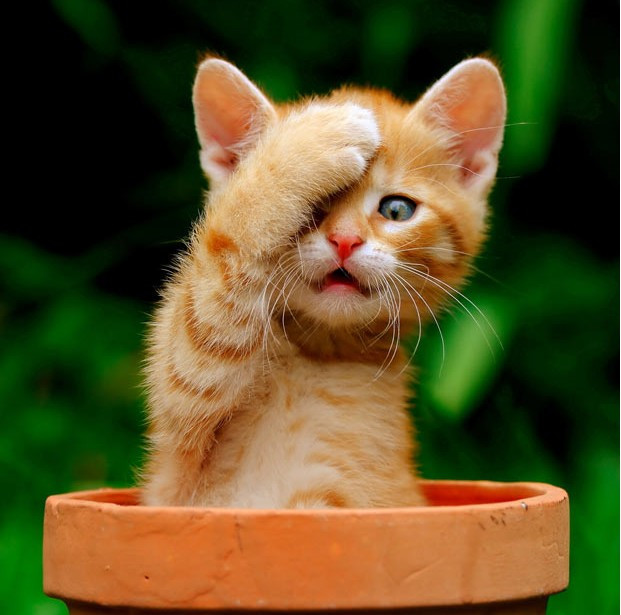
//> input picture test_opencv/data/img3.jpg, 621 x 615 px
$ ./testHistogram   (built with g++ and OpenCV 4)
//> lines starting //> are read from the running program, lines starting //| are printed output that depends on the picture
#include <iostream>
#include <opencv2/highgui/highgui.hpp>
#include <opencv2/imgproc/imgproc.hpp>

using namespace cv;
using namespace std;

int main(int argc, char** argv)
{
    Mat src,dst;
    src = imread("data/img3.jpg");
//> src is the input picture: 615 rows x 621 cols, CV_8UC3; mean B, G, R 38.9, 80.1, 90.7

    if (src.empty()) {
        cout << "Fuck : why not get a valid image" << endl;
        return -1;
    }

    /// 分割成3个单通道图像 ( R, G 和 B )
    vector<Mat> rgb_planes;
    split( src, rgb_planes );
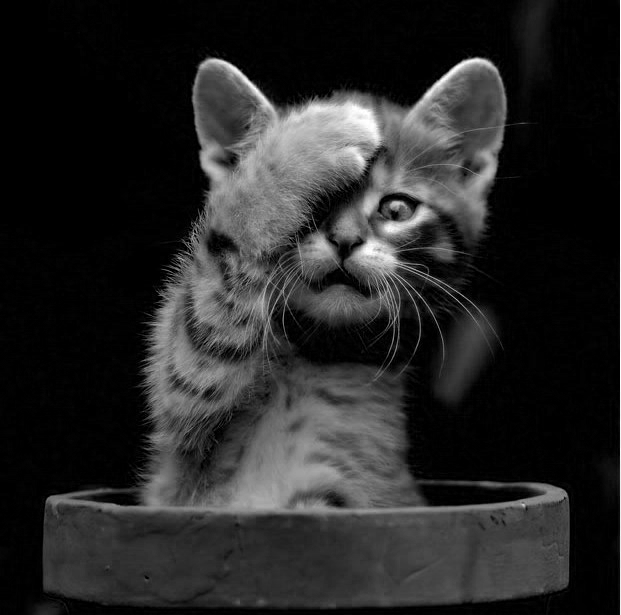
//> rgb_planes[0]: 615 rows x 621 cols, CV_8UC1; min 0, max 255, mean 38.9
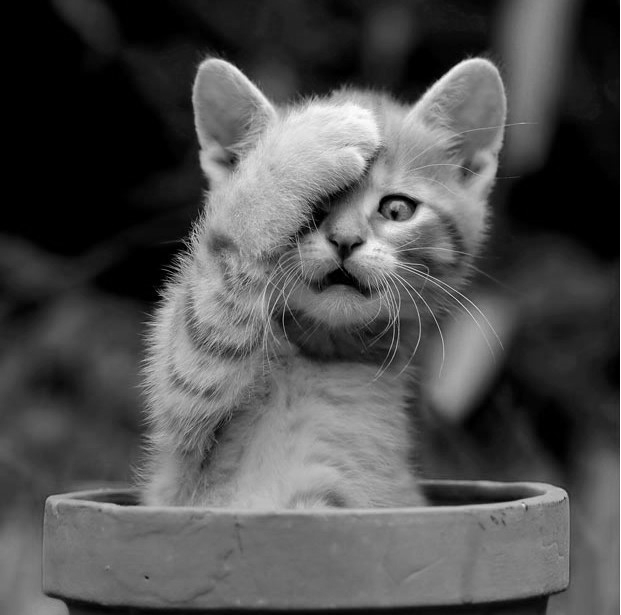
//> rgb_planes[1]: 615 rows x 621 cols, CV_8UC1; min 0, max 255, mean 80.1
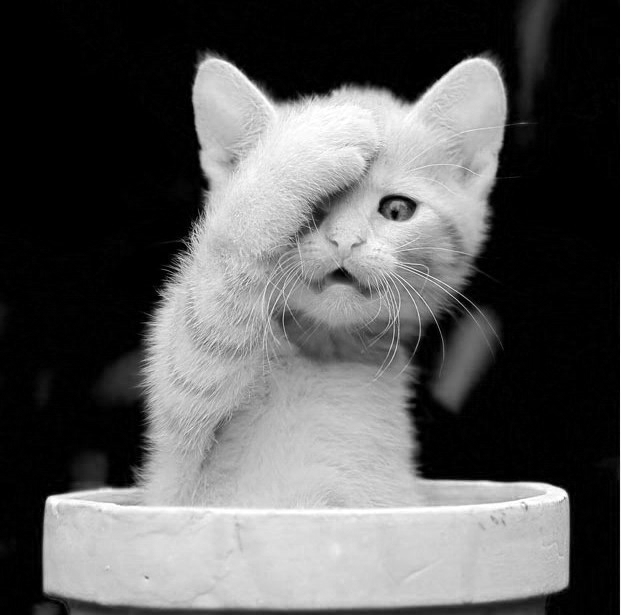
//> rgb_planes[2]: 615 rows x 621 cols, CV_8UC1; min 0, max 255, mean 90.7

    // 设定bin数目
    int histSize = 255;
    // 设定取值范围 ( R,G,B) )
    float range[] = { 0, 255 } ;
    const float* histRange = { range };

    bool uniform = true; bool accumulate = false;

    Mat r_hist, g_hist, b_hist;

    // 计算直方图:
    //! computes the joint dense histogram for a set of images.
    // CV_EXPORTS void calcHist( const Mat* images, int nimages,
    //                           const int* channels, InputArray mask,
    //                           OutputArray hist, int dims, const int* histSize,
    //                           const float** ranges, bool uniform=true, bool accumulate=false );
    //   1. **dims**: 需要统计的特征的数目， **dims = 1** 因为我们仅仅统计了灰度值(灰度图像)。
    //   2. **bins**: 每个特征空间 **子区段** 的数目，bins = 16
    //   3. **range**: 每个特征空间的取值范围， **range = [0,255]**
    /*
        &rgb_planes[0]: 输入数组(或数组集)
        1: 输入数组的个数 (这里我们使用了一个单通道图像，我们也可以输入数组集 )
        0: 需要统计的通道 (dim)索引 ，这里我们只是统计了灰度 (且每个数组都是单通道)所以只要写 0 就行了。
        Mat(): 掩码( 0 表示忽略该像素)， 如果未定义，则不使用掩码
        r_hist: 储存直方图的矩阵
        1: 直方图维数
        histSize: 每个维度的bin数目
        histRange: 每个维度的取值范围
        uniform 和 accumulate: bin大小相同，清楚直方图痕迹

    * */
    calcHist( &rgb_planes[0], 1, 0, Mat(), r_hist, 1, &histSize, &histRange, uniform, accumulate );
//> r_hist = 255 values, max 97094 at index 0, min 32 at index 242, mean 1497.3
    calcHist( &rgb_planes[1], 1, 0, Mat(), g_hist, 1, &histSize, &histRange, uniform, accumulate );
//> g_hist = 255 values, max 42338 at index 0, min 12 at index 251, mean 1496.2
    calcHist( &rgb_planes[2], 1, 0, Mat(), b_hist, 1, &histSize, &histRange, uniform, accumulate );
//> b_hist = 255 values, max 92135 at index 0, min 219 at index 68, mean 1494.9

    // 创建直方图画布
    int hist_w = 400;
    int hist_h = 400;
    int bin_w = cvRound( (double) hist_w/histSize );
    Mat histImage( hist_w, hist_h, CV_8UC3, Scalar( 0,0,0) );

    // 将直方图归一化到范围 [ 0, histImage.rows ]
    normalize(r_hist, r_hist, 0, histImage.rows, NORM_MINMAX, -1, Mat() );
//> r_hist = 255 values, max 400 at index 0, min 0 at index 242, mean 6.04
    normalize(g_hist, g_hist, 0, histImage.rows, NORM_MINMAX, -1, Mat() );
//> g_hist = 255 values, max 400 at index 0, min 0 at index 251, mean 14.03
    normalize(b_hist, b_hist, 0, histImage.rows, NORM_MINMAX, -1, Mat() );
//> b_hist = 255 values, max 400 at index 0, min 0 at index 68, mean 5.55

    ///  在直方图画布上画出直方图
    for( int i = 1; i < histSize; i++ )
    {
        line( histImage, Point( bin_w*(i-1), hist_h - cvRound(r_hist.at<float>(i-1)) ) ,
                        Point( bin_w*(i), hist_h - cvRound(r_hist.at<float>(i)) ),
                        Scalar( 0, 0, 255), 2, 8, 0  );
        line( histImage, Point( bin_w*(i-1), hist_h - cvRound(g_hist.at<float>(i-1)) ) ,
                        Point( bin_w*(i), hist_h - cvRound(g_hist.at<float>(i)) ),
                        Scalar( 0, 255, 0), 2, 8, 0  );
        line( histImage, Point( bin_w*(i-1), hist_h - cvRound(b_hist.at<float>(i-1)) ) ,
                        Point( bin_w*(i), hist_h - cvRound(b_hist.at<float>(i)) ),
                        Scalar( 255, 0, 0), 2, 8, 0  );
    }
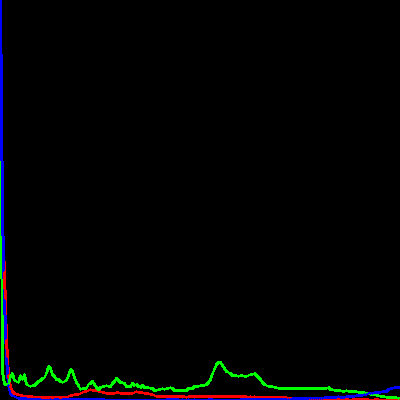
//> histImage: 400 rows x 400 cols, CV_8UC3; mean B, G, R 2.8, 3.1, 1.7


    /// 显示直方图
    namedWindow("calcHist Demo", CV_WINDOW_AUTOSIZE );
    imshow("calcHist Demo", histImage );
    imshow("raw image",src);
    waitKey(0);
    return 0;
}
